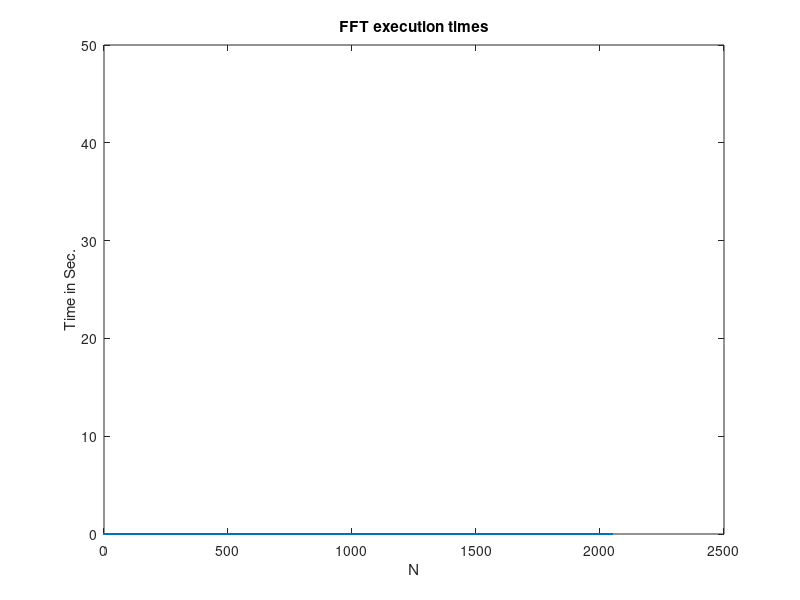

Here is the MATLAB script that generated this plot:
% Example 5.22

Nmax = 2048; fft_time=zeros(1,Nmax);

for n=1:1:Nmax
   %disp(n);
   %x=ones(1,n);
   x=rand(1,n);
   t=clock;fft(x);fft_time(n)=etime(clock,t);
end

n=[1:1:Nmax];
plot(n,fft_time,'.');

%save fft_time.mat fft_time n;

%load fft_time.mat;
%top = ceil(max(fft_time));
%subplot
%clf
%plot(n,fft_time,'.');
axis([0,2500,0,50])
xlabel('N');ylabel('Time in Sec.')
title('FFT execution times')
%text(2100,top,'o(N*N)')
%text(2100,top/2,'o(N*N/2)')
%text(2100,top/3,'o(N*N/3)')
%text(2100,top/4,'o(N*N/4)')
%text(2100,1,'o(N*logN)')
